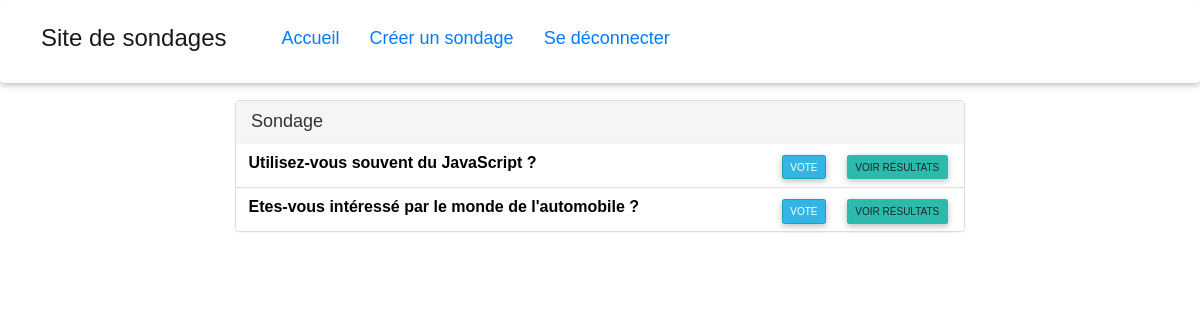
The app's page / (signed in) with its own data.
### app/models.py (models this page shows, shortened)
class Poll(models.Model):
    question = models.TextField()
    option_one = models.CharField(max_length=30)
    option_two = models.CharField(max_length=30)
    option_three = models.CharField(max_length=30)
    option_one_count = models.IntegerField(default=0)
    option_two_count = models.IntegerField(default=0)
    option_three_count = models.IntegerField(default=0)

### app/views.py (the view)
# urls.py: path('', pollViews.home, name='accueil'),
def home(request):
    polls = Poll.objects.all()
    context = {
        'polls': polls
    }
    return render(request, 'home.html', context)

### templates/home.html (shortened to what this page needs)
{% extends "base.html" %}
{% block main %}
<div class="row" id="row-content">
    <div class="col-lg-8 col-lg-offset-2">
        <div class="panel panel-default">
            <div class="panel-heading">
                <h3 class="panel-title">Sondage</h3>
            </div>
            <ul class="list-group">
                {% for poll in polls %}
                <li class="list-group-item">
                    <strong>{{ poll.question }}</strong>
                    <span class="pull-right">
                        {% if user.is_authenticated %}
                            <a href="{% url 'vote' poll.id %}" class="btn btn-info btn-xs">Vote</a> &nbsp;
                            <a href="{% url 'resultats' poll.id %}" class="btn btn-default btn-xs">Voir résultats</a>
                        {% else %}&nbsp;
                            <a href="{% url 'login' %}" class="btn btn-info btn-xs">Vote</a> &nbsp;
                            <a href="{% url 'resultats' poll.id %}" class="btn btn-default btn-xs">Voir résultats</a>
                        {% endif %}
                    </span>
                </li>
                {% endfor %}
            </ul>
        </div>
    </div>
</div>
{% endblock %}

### static/css/style.css (style rules this page uses)
* { margin: 0; padding: 0; box-sizing: border-box; }
html { scroll-behavior: smooth; }
body { font-family: "poppins-semibold", sans-serif; color: black; font-size: medium; }
a { text-decoration: none; }
#row-content { margin-top: 100px; }
.panel-default > .panel-heading { color: #333; border-color: rgba(245, 245, 220, .6); border-top-left-radius: 0; border-top-right-radius: 0; }
.panel-title { font-size: large; }
.pull-right a { font-size: 10px; }

### records on screen
Poll: question "Utilisez-vous souvent du JavaScript ?"
Poll: question "Etes-vous intéressé par le monde de l'automobile ?"
